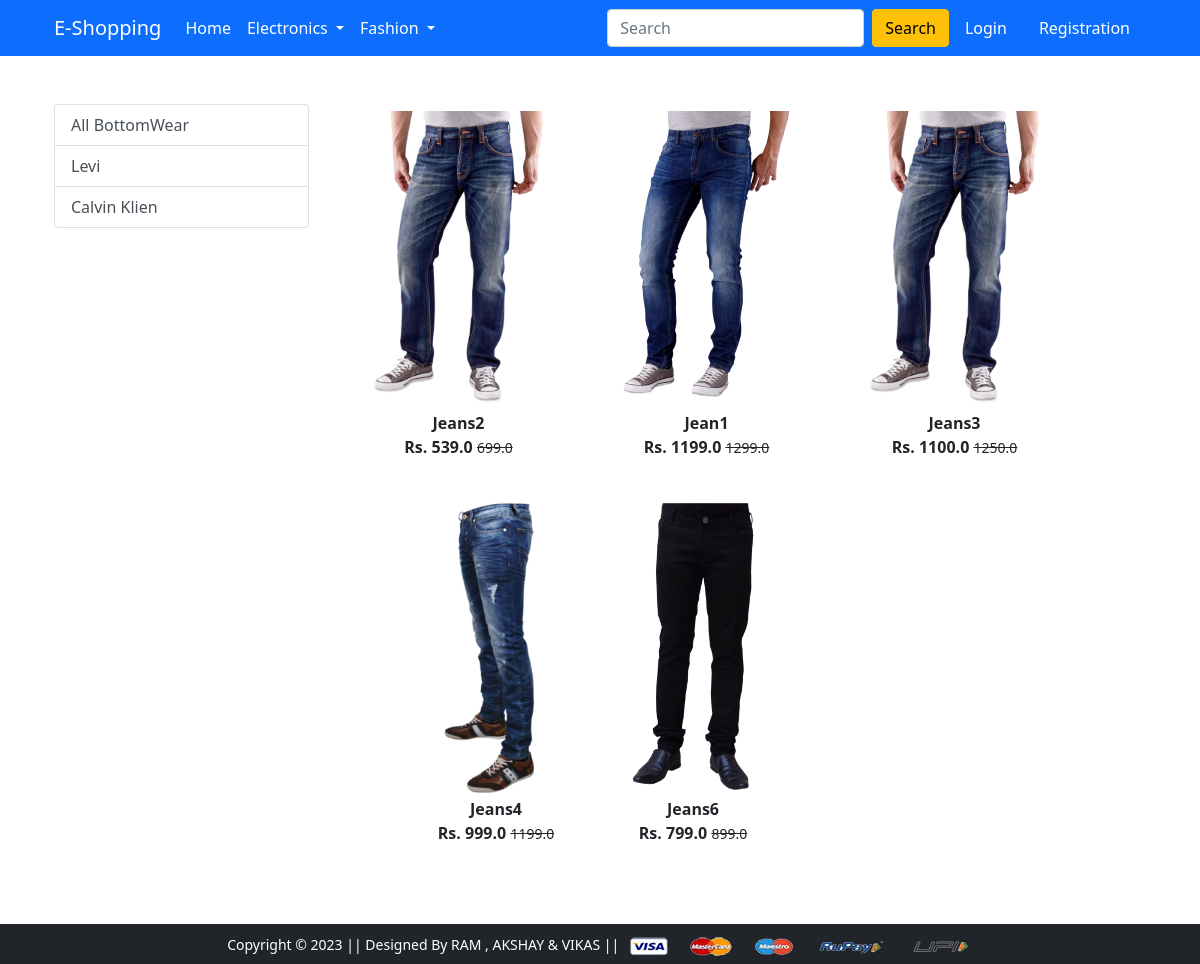
The app's page /bottomwear/ with its own data.
### app/models.py (models this page shows, shortened)
class Product(models.Model):
   title = models.CharField(max_length=100)
   selling_price = models.FloatField()
   discounted_price = models.FloatField()
   description = models.TextField()
   brand = models.CharField(max_length=100)
   category  = models.CharField ( choices= CATEGORY_CHOICES ,max_length=2)
   product_image = models.ImageField(upload_to='productimg')

### app/views.py (the view)
# urls.py: path('bottomwear/', views.bottomwear, name='bottomwear'),
def bottomwear(request,data=None):
 if data == None:
  bottomwears = Product.objects.filter(category='BW')
 elif data=='Levi' or data=='calvin klien' or data=='wrangler':
  bottomwears = Product.objects.filter(category='BW').filter(brand=data)
 return render(request, 'app/bottomwear.html',{'bottomwears':bottomwears})

### app/templates/app/bottomwear.html (shortened to what this page needs)
{% extends 'app/base.html' %}
{% load static %}
{% block main-content %}
<div class="container my-5">
 <div class="row">
  <div class="col-sm-3">
    <div class="list-group">
        <a href="{% url 'bottomwear' %}" class="list-group-item list-group-item-action" aria-current="true">All BottomWear</a>
        <a href="{% url 'bottomweardata' 'Levi' %}" class="list-group-item list-group-item-action" aria-current="true">Levi</a>
        <a href="{% url 'bottomweardata' 'wrangler' %}" class="list-group-item list-group-item-action" aria-current="true">Calvin Klien</a>
    </div>
  </div>
  <div class ="col-sm-8">
    <div class="row">
        {% for product in bottomwears  %}
           <div class="col-sm-4 text-center mb-4">
             <a href="{% url 'product-detail' product.id %}" class="btn">
                <div class="item">
                    <img src="{{product.product_image.url}}" alt="" height="300" class="" >
                    <div class="fw-bold">{{product.title}}</div>
                    <div class="fw-bold">Rs. {{product.discounted_price}} <small class="fw-light text-decoration-line-through">{{product.selling_price}}</small></div>
                </div>
             </a>
            </div>
        {% endfor %}
    </div>
  </div>
 </div>
</div>
{% endblock main-content %}

### records on screen
Product: product_image (picture), title "Jeans2", discounted_price "539.0", selling_price "699.0"
Product: product_image (picture), title "Jean1", discounted_price "1199.0", selling_price "1299.0"
Product: product_image (picture), title "Jeans3", discounted_price "1100.0", selling_price "1250.0"
Product: product_image (picture), title "Jeans4", discounted_price "999.0", selling_price "1199.0"
Product: product_image (picture), title "Jeans6", discounted_price "799.0", selling_price "899.0"
